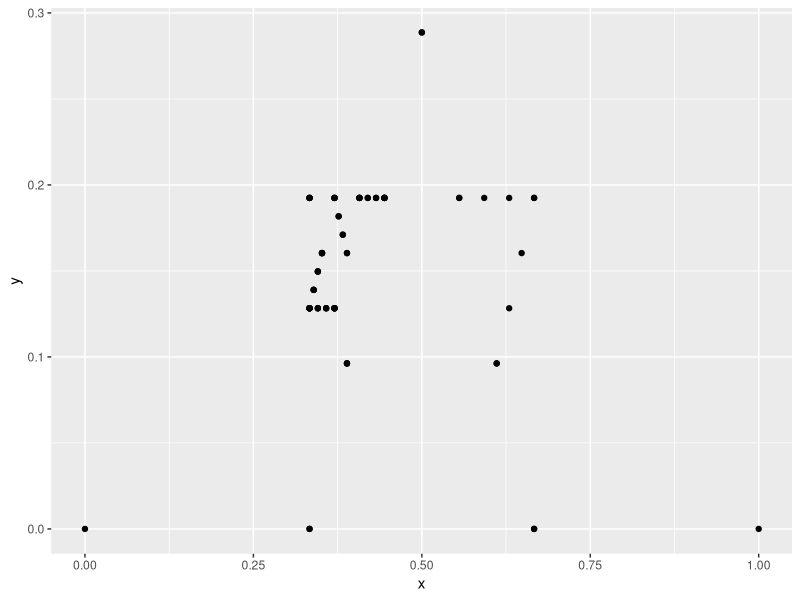

Generate this figure with R:
## FRACTALS V2

## LEVEL 0: DRAW ONE LINE @ STARTING ANGLE | 0X

## LEVEL 1: DRAW TWO LINES @ STARTING ANGLE + 60 (line 1) & + 120 (line 2) | 1X/2X (+1) | S/S+X (+1)

## LEVEL 2A: DRAW TWO LINES @ STARTING ANGLE + 120 (line 1) & + 180 (line 2) | 2X/3X (+1) | S/S+X (+1)
## LEVEL 2B: DRAW TWO LINES @ STARTING ANGLE + 0 (line 2) & + 60 (line 4) | 1X/0X (-1) | S-X/S-2X (-1)

## LEVEL 3A: DRAW TWO LINES @ STARTING ANGLE + 180 (line 1) & + 60 (line 2) | 3X/4X (+1) | S/S+X (+1)
## LEVEL 3B: DRAW TWO LINES @ STARTING ANGLE + 60 (line 2) & + 120 (line 4) | 2X/4X (+2) | S-X/S+X (+2)
## LEVEL 3C: DRAW TWO LINES @ STARTING ANGLE + 60 (line 1) & + 120 (line 2) | 4X/2X (-2) | S+X/S-X (-2)
## LEVEL 3D: DRAW TWO LINES @ STARTING ANGLE + 120 (line 2) & + 0 (line 4) | 0X/-1X (-1) | S-3X/S-4X (-1)

library(ggplot2)
library(dplyr)

how_deep <- 3

## LEVEL 0: DRAW ONE LINE @ STARTING ANGLE

startx <- 0
starty <- 0
sidelength <- 1
degrees <- 0
level <- 0
triangle <- 0
twofer <- 0
line <- 1
data_points <- data.frame(level = level,
                          triangle = triangle,
                          twofer = twofer,
                          line = line,
                          degrees = degrees,
                          startx = startx,
                          starty = starty,
                          x = c(startx, 
                                startx + (cos(degrees * pi / 180) * (sidelength / 3)), 
                                startx + (cos(degrees * pi / 180) * ((2 * sidelength) / 3)), 
                                startx + (cos(degrees * pi / 180) * sidelength)),
                          y = c(starty, 
                                starty + (sin(degrees * pi / 180) * (sidelength / 3)), 
                                starty + (sin(degrees * pi / 180) * ((2 * sidelength) / 3)), 
                                starty + (sin(degrees * pi / 180) * sidelength)),
                          point = c(1:4))

for(level in 1:how_deep){
    sidelength <- sidelength / 3
    for(triangle in 1:(level)){
        for(twofer in 1:2 ^ (triangle - 1)){
            for(line in 1:2){
                startx <- ifelse((twofer %% 2) == 0,
                                 data_points$x[data_points$level == (level - 1) & 
                                                   data_points$line == twofer & 
                                                   data_points$point == (4 - line)],
                                 data_points$x[data_points$level == (level - 1) & 
                                                   data_points$line == twofer & 
                                                   data_points$point == (line + 1)])
                starty <- ifelse((twofer %% 2) == 0,
                                 data_points$y[data_points$level == (level - 1) & 
                                                   data_points$line == twofer & 
                                                   data_points$point == (4 - line)],
                                 data_points$y[data_points$level == (level - 1) & 
                                                   data_points$line == twofer & 
                                                   data_points$point == (line + 1)])
                degrees <- ifelse((twofer %% 2) == 0,
                                  180 - unique(data_points$degrees[data_points$level == level & 
                                                                       data_points$line == ifelse(line == 2, 1, 2) & 
                                                                       data_points$twofer == (twofer - 1)]),
                                  data_points$degrees[data_points$level == (level - 1) & 
                                                          data_points$line == twofer & 
                                                          data_points$point == (line + 1)] + 
                                      (60 * line))
                
                tmp <- data.frame(level = level,
                                  triangle = triangle,
                                  twofer = twofer,
                                  line = line,
                                  degrees = degrees,
                                  startx = startx,
                                  starty = starty,
                                  x = c(startx, 
                                        startx + (cos(degrees * pi / 180) * (sidelength / 3)), 
                                        startx + (cos(degrees * pi / 180) * ((2 * sidelength) / 3)), 
                                        startx + (cos(degrees * pi / 180) * sidelength)),
                                  y = c(starty, 
                                        starty + (sin(degrees * pi / 180) * (sidelength / 3)), 
                                        starty + (sin(degrees * pi / 180) * ((2 * sidelength) / 3)), 
                                        starty + (sin(degrees * pi / 180) * sidelength)),
                                  point = c(1:4))
                data_points <- rbind(data_points, tmp)
            }
        }
    }
}

ggplot(data_points, aes(x, y)) + 
    geom_point()

data_points
